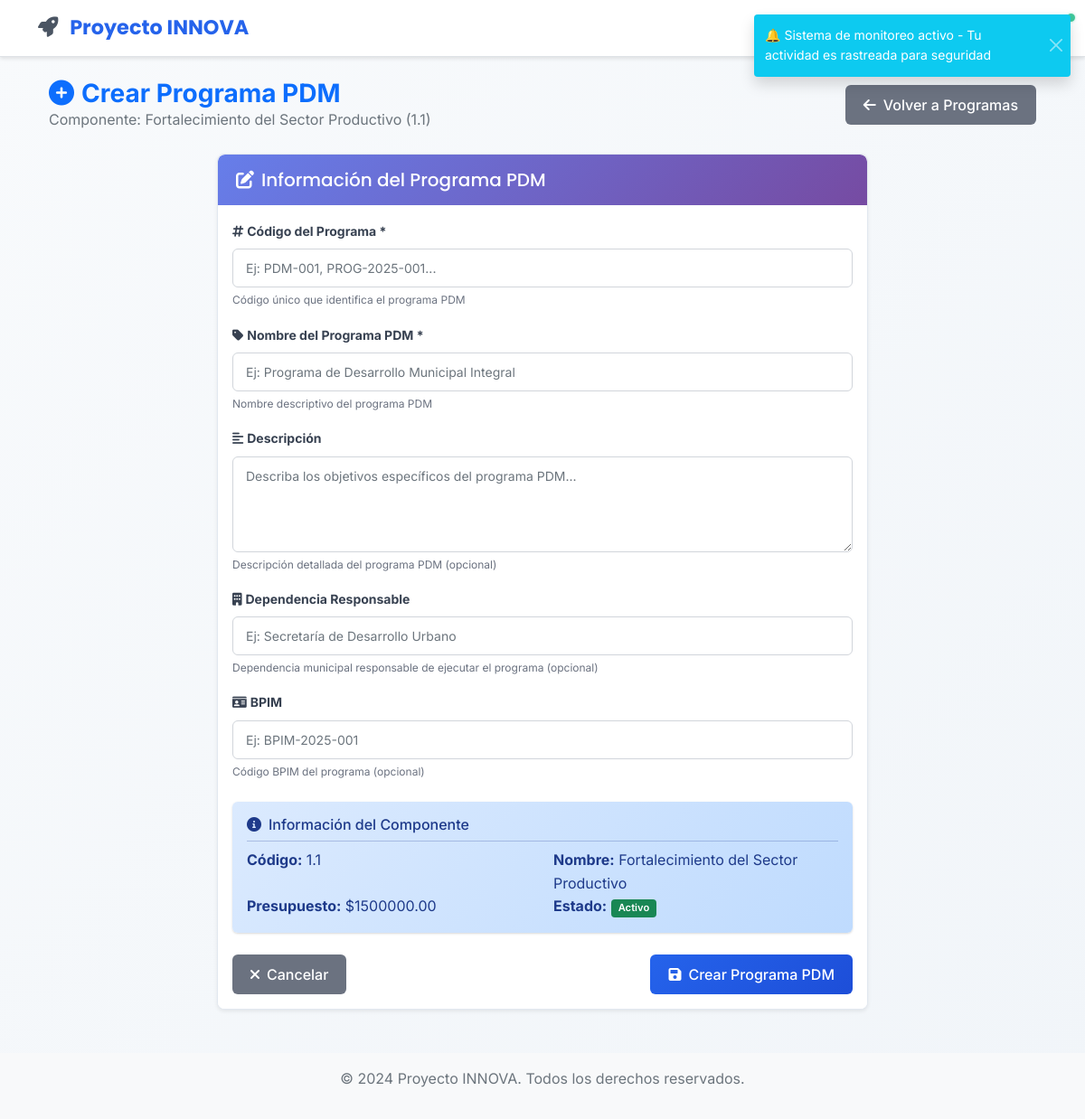
The app's page /planes/componentes/1/programas/crear (signed in), older data.
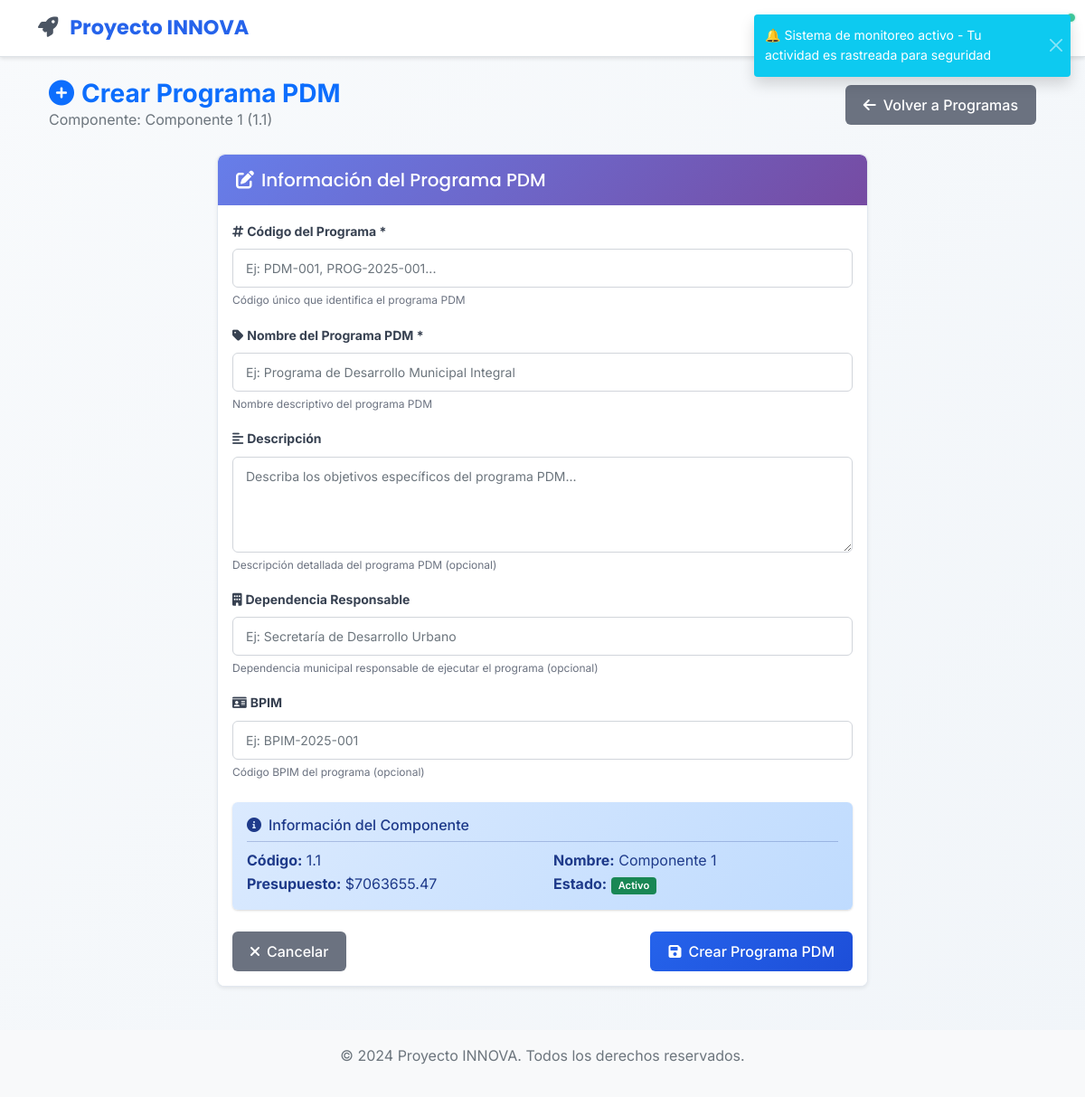
The same page, newer data.
### app/models/componente.py (models this page shows, shortened)
class Componente(db.Model):
    __tablename__ = 'componentes'
    id = db.Column(db.Integer, primary_key=True)
    cod_componente = db.Column(db.Float, nullable=False)  # Puede ser decimal según el diccionario
    nombre = db.Column(db.String(200), nullable=False)
    descripcion = db.Column(db.Text)
    linea_estrategica_id = db.Column(db.Integer, db.ForeignKey('lineas_estrategicas.id'), nullable=False)
    linea_estrategica = db.relationship('LineaEstrategica', backref=db.backref('componentes', lazy=True, cascade='all, delete-orphan'))
    estado = db.Column(db.String(20), default='activo')  # activo, inactivo
    created_at = db.Column(db.DateTime, default=datetime.utcnow)
    updated_at = db.Column(db.DateTime, default=datetime.utcnow, onupdate=datetime.utcnow)
    prioridad = db.Column(db.String(20), default='media')  # baja, media, alta, critica
    presupuesto_asignado = db.Column(db.Float, default=0.0)

### app/views/planes.py (the view, shortened to what this page needs)
@planes_bp.route('/componentes/<int:componente_id>/programas/crear', methods=['GET', 'POST'])
@login_required
def crear_programa(componente_id):
    componente = Componente.query.join(LineaEstrategica).join(PlanDesarrollo).filter(
        Componente.id == componente_id
    ).first_or_404()
    if not current_user.can_edit_column('CÓD PROGRAMA'):
        flash('No tienes permisos para crear programas.', 'danger')
        return redirect(url_for('planes.programas', componente_id=componente_id))
    form = ProgramaForm()
    return render_template('planes/crear_programa.html', title='Crear Programa', form=form, componente=componente)

### app/models/user.py (called while the page is built)
    def is_admin(self):
        if self.active_roles:
            admin_names = ['admin', 'administrador']
            return any(ur.role.name.lower() in admin_names for ur in self.active_roles)
        return self.legacy_role == 'admin'

    def can_edit_column(self, column_name):
        if self.is_admin():
            return True  # Los admins pueden editar todo
        for user_role in self.active_roles:
            if user_role.role.can_edit_column(column_name):
                return True
        return False

### app/templates/planes/crear_programa.html (shortened to what the changed rows need)
{% extends "base.html" %}
{% block content %}
<div class="container-fluid mt-4">
    <div class="row mb-4">
        <div class="col-12">
            <div class="d-flex justify-content-between align-items-center">
                <div>
                    <h1 class="h3 mb-0 text-primary fw-bold">
                        <i class="fas fa-plus-circle me-2"></i>Crear Programa PDM
                    </h1>
                    <p class="text-muted mb-0">Componente: {{ componente.nombre }} ({{ componente.cod_componente }})</p>
                </div>
            </div>
        </div>
    </div>
    <div class="row">
        <div class="col-lg-8 mx-auto">
            <div class="card shadow-sm">
                <div class="card-body">
                    <form method="POST">
                        <div class="alert alert-info border-0">
                            <div class="row">
                                <div class="col-md-6">
                                    <strong>Código:</strong> {{ componente.cod_componente }}
                                </div>
                                <div class="col-md-6">
                                    <strong>Nombre:</strong> {{ componente.nombre }}
                                </div>
                                <div class="col-md-6">
                                    <strong>Presupuesto:</strong> ${{ "%.2f"|format(componente.presupuesto_asignado) }}
                                </div>
                                <div class="col-md-6">
                                    <strong>Estado:</strong>
                                    <span class="badge {% if componente.estado == 'activo' %}bg-success{% else %}bg-secondary{% endif %}">
                                        {{ componente.estado.title() }}
                                    </span>
                                </div>
                            </div>
                        </div>
                    </form>
                </div>
            </div>
        </div>
    </div>
</div>
{% endblock %}

Row changes from the older to the newer data that the page shows:
changed Componente "Activo": nombre "Fortalecimiento del Sector Productivo" → "Componente 1"; presupuesto_asignado "1500000.00" → "7063655.47"
